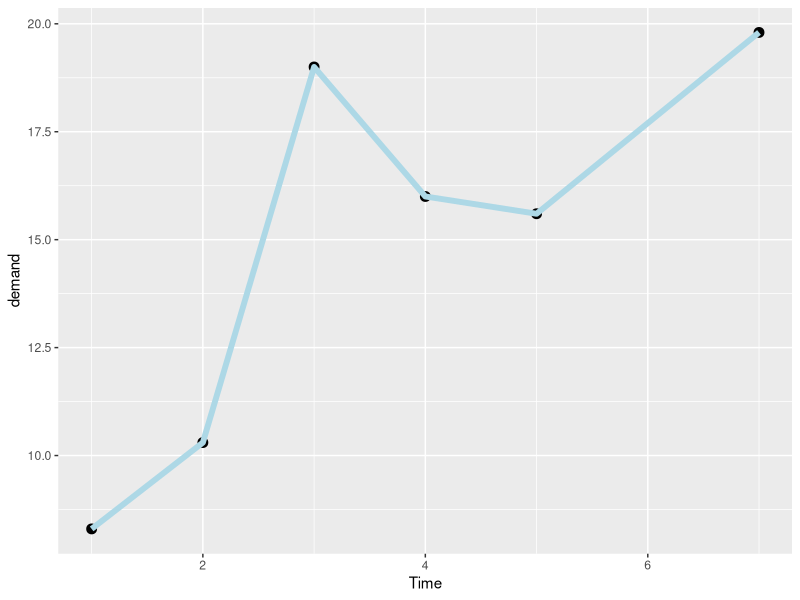
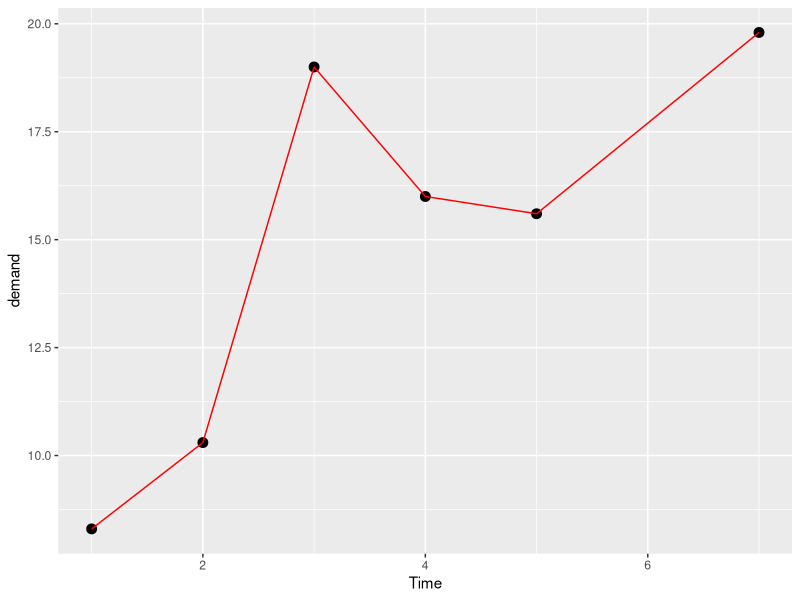
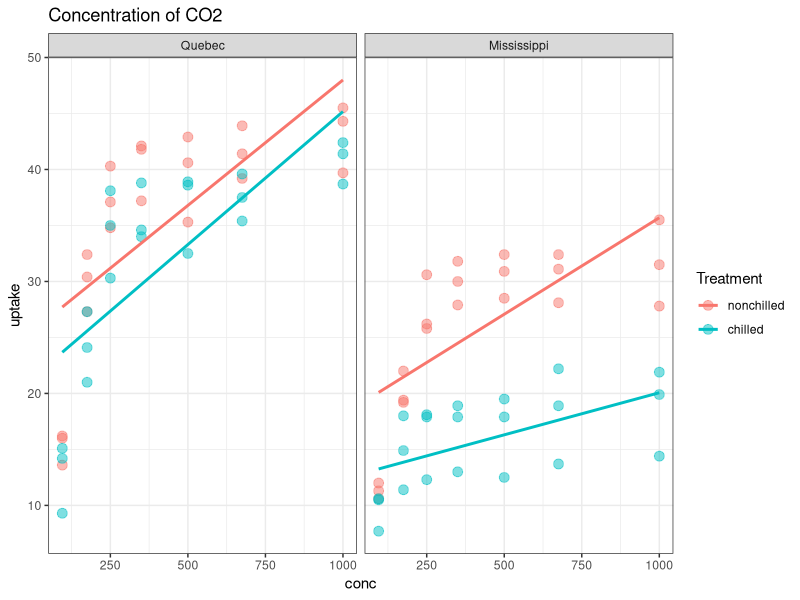
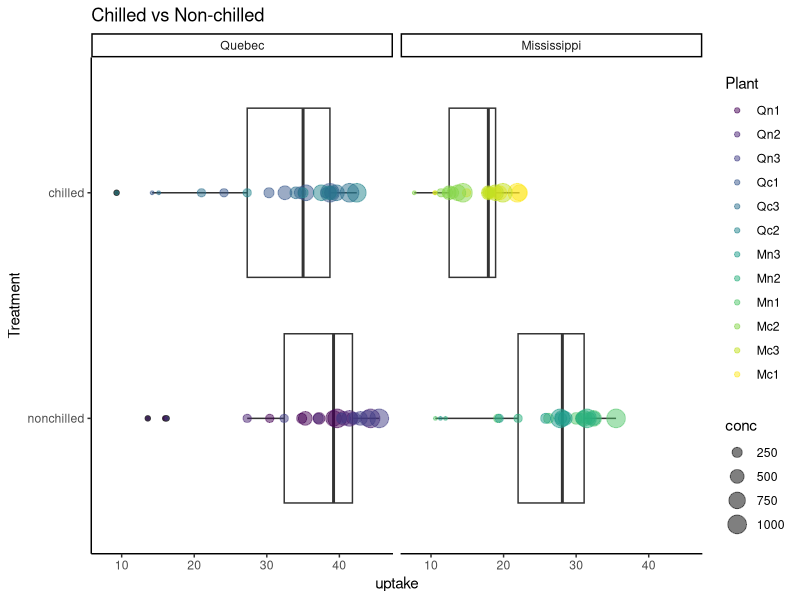
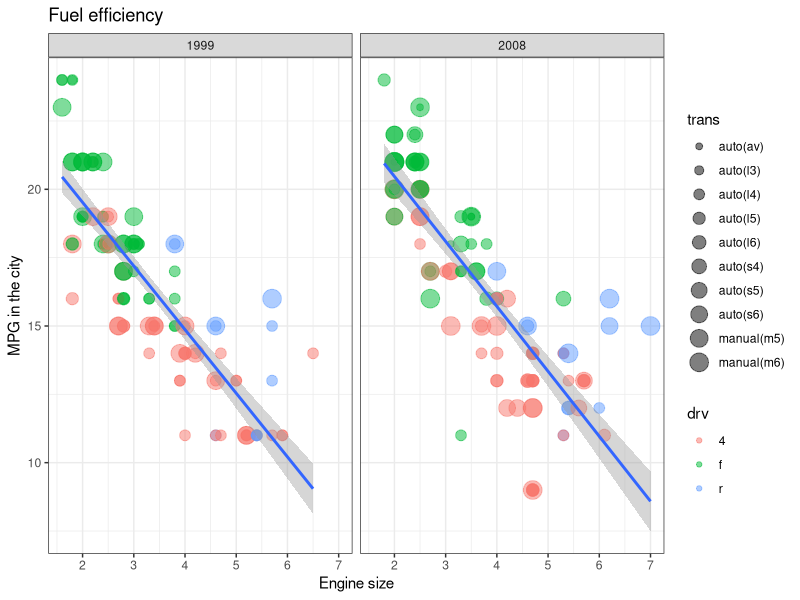

Source code (R) for these figures, in order:
### Data visualization----


# We will be discussing----

# data
# mapping (aesthetics)
# geometric representation
# statistics
# facet
# coordinate space
# labels
# theme


## installing packages----
suppressMessages(library(tidyverse))

BOD #using built in BOD data

ggplot(data = BOD, #declaring the data
       mapping = aes(x = Time, 
                     y = demand)) + #assigning axes
  geom_point(size=3) + #adding points/bars/other aesthetic elements
  geom_line(colour="lightblue", size=2) #adding trend line and associated color 

# same graph as above, without writing down the parameters
ggplot(BOD, aes(Time, demand)) +
  geom_point(size = 3) +
  geom_line(colour = "red")


## working with C02 data
data(CO2)

CO2 %>%
  ggplot(aes(conc, uptake,
             color = Treatment)) +
  geom_point(size=3, alpha =.5) + #alpha for opacity
  geom_smooth(method = lm, se =F) + #geom_smooth for trend line
  facet_wrap(~Type) +
  labs(title ="Concentration of CO2") + #adding labels
  theme_bw() #applying theme

CO2 %>% 
  ggplot(aes(Treatment, uptake)) +
  geom_boxplot() + #here, adding the boxplot first
  geom_point(alpha = .5,aes(size=conc, #then adding geom_point as a layer 
                            colour = Plant)) +
  coord_flip() + #to flip the coordination
  theme_classic() +
  facet_wrap(~Type) +
  labs(title = "Chilled vs Non-chilled")

View(mpg)

mpg %>% 
  filter(cty < 25) %>% #to get rid of the outliers
  ggplot(aes(displ, cty))+
  geom_point(alpha=.5,
             aes(colour = drv,
                 size = trans)) +
  geom_smooth(method = lm) +
  facet_wrap(~year, nrow = 1) +
  labs(x = "Engine size",
       y = "MPG in the city",
       title = "Fuel efficiency") +
  theme_bw()
